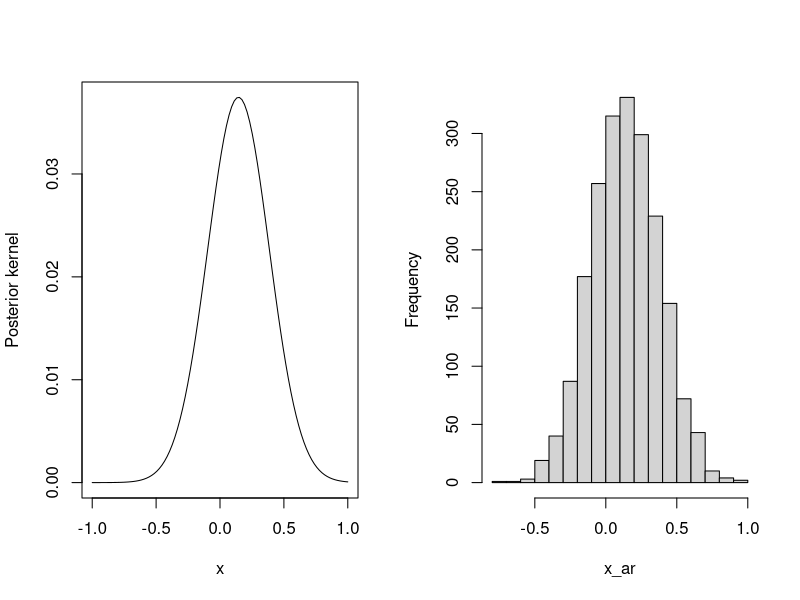
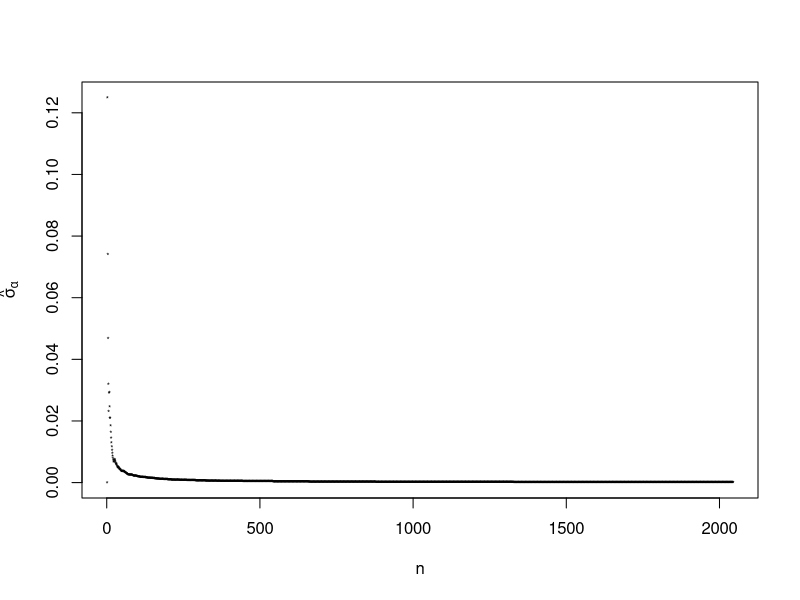
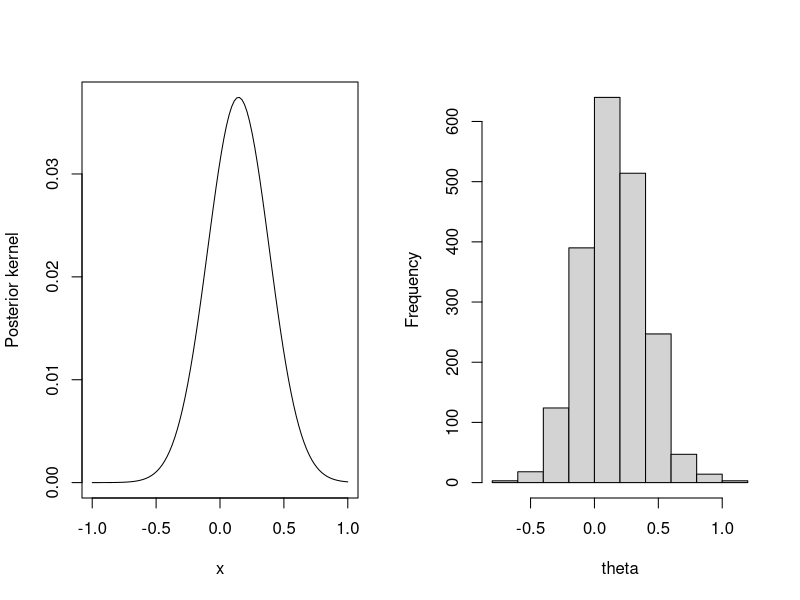

Source code (R) for these figures, in order:
## ---- chunk 1
# Initial seed
set.seed(12345)
## ---- chunk 2
# Parameters
mu <- 0
sigma <- 0.25
n_data <- 5
y_data <- 5
## ---- chunk 3
# Posterior kernel
PosteriorKernel <- function(theta){
    ker <- exp(y_data*theta) / (1+exp(theta))^n_data
    ker <- ker * exp(-(theta-mu)^2/(2*sigma^2))
    return (ker)
}  
# Prior kernel
PriorKernel <- function(theta){
    ker <- exp(-(theta-mu)^2/(2*sigma^2))
    return (ker)
}
# Prior normalization
Z <- sqrt(2*pi*sigma^2)
# Sample from prior
PriorSample <- function(n=1){
    x <- rnorm(n,mu,sigma)
    return (x)
}
## ---- chunk 4
# Accept-reject algorithm. K = M Z_g / Z_f, where M is the ratio bound in accept-reject algorithm 
AccRej <- function(n, K){
    samples <- c()
    while(length(samples) < n){
        x <- PriorSample()
        u <- runif(1)
        if(u*K < PosteriorKernel(x) / PriorKernel(x)){
            samples <- c(samples, x)
        }
  }
  return(samples)
}
## ---- chunk 5
# Sample from from the posterior using the acc-rej algorithm
x <- seq(-4*sigma,4*sigma,length.out = 100)
y <- PosteriorKernel(x)
treshold <- 1e-4
x_ar <- c()
prob <- c()
varest <- c()
count <- 0
min <- 10

repeat{
    count <- count + 1
    x_ar <- c(x_ar, AccRej(1, K=1))
    prob <- c(prob, length(x_ar[x_ar > 0]) / length(x_ar))
    varest <- c(varest, prob[count] * (1 - prob[count]) / length(x_ar))
    if(varest[count] < treshold && count > min){
        break
    }
}
alpha <- prob[count]

# plot
par(mfrow = c(1, 2))
plot(x,y, type="l", ylab="Posterior kernel")
hist(x_ar, main="")
## ---- chunk 6
# Restore default plot options
par(mfrow = c(1, 1))
## ---- chunk 7
# Plot of the estimator of the variance of the estimator as a function of the sample size
plot(seq(1,count,1),varest, pch="*", cex=0.5, xlab="n", ylab=expression(hat(sigma)[alpha]))
## ---- chunk 8
print(paste0("Confidence interval [", round(alpha+qnorm(0.025)*sqrt(varest[count]),4), ",", round(alpha+qnorm(0.975)*sqrt(varest[count]),4), "]"))
## ---- chunk 9
# Generate a sample from the proposal distribution
M <- 10000
theta <- PriorSample(M)
# Calculate and normalize weights
w <- PosteriorKernel(theta) / PriorKernel(theta)
w <- w / length(w)
# Perform resampling
m <- 2000
resample <- function(theta, w) {
  indices <- sample(1:M, size = m, replace = TRUE, prob = w)
  return(theta[indices])
}
theta <- resample(theta, w)
alpha <- length(theta[theta > 0]) / length(theta)
sigma_alpha <- alpha*(1-alpha) / length(theta)
# plot
par(mfrow = c(1, 2))
plot(x,y, type="l", ylab="Posterior kernel")
hist(theta, main="")
## ---- chunk 10
# Restore default plot options
par(mfrow = c(1, 1))
## ---- chunk 11
print(paste0("Confidence interval [", round(alpha+qnorm(0.025)*sqrt(sigma_alpha),4), ",", round(alpha+qnorm(0.975)*sqrt(sigma_alpha),4), "]"))
## ---- chunk 12
laplace <- optim(par=0.0, fn= function (x) log(PosteriorKernel(x)), method = "BFGS",  control=list(fnscale=-1), hessian = TRUE)
# Find the mode
mode <- laplace$par
# Find the variance
var <- -1 / (laplace$hessian)
# Normal approximation
alpha <- pnorm(0, mean=mode, sd=sqrt(var), lower.tail=FALSE)
## ---- chunk 13
# Probability that the coin is biased toward heads
print(paste0("Probability that the coin is biased toward heads: ", round(alpha,4)))
# Confidence interval
print(paste0("Confidence interval of theta: [",round(alpha+qnorm(0.025)*sqrt(var),4), ", ", round(alpha+qnorm(0.975)*sqrt(var),4), "]"))
## ---- chunk 14
library(knitr)  
x <- 1:4
y <- c(125,18,20,34)  
d <- data.frame(x,y)
names(d) <- c("Category", "Frequency")
kable(d)  
## ---- chunk 15
x <- c(1, 2, 3, 4, 5, 6, 7, 8, 9, 10, 11, 12, 13, 14, 15, 16, 17, 18)
y <- c(15, 11, 14, 17, 5, 11, 10, 4, 8, 10, 7, 9, 11, 3, 6, 1, 1, 4)
d <- data.frame(x,y)
names <- c("Months", "$y_i$")
kable(d)
## ---- chunk 16
x <- c(1545, 1440, 1440, 1520, 1580, 1540, 1555, 1490, 1560, 1495, 1595, 1550, 1605, 1510, 1560, 1445, 1440, 1595, 1465, 1545, 1595, 1630, 1515, 1635, 1625, 1520, 1455, 1450, 1480, 1445)
x <- matrix(x, ncol=5, byrow=TRUE)
dimnames(x) <- list(1:6, paste0("S", 1:5))  
kable(x, row.names=TRUE)      
